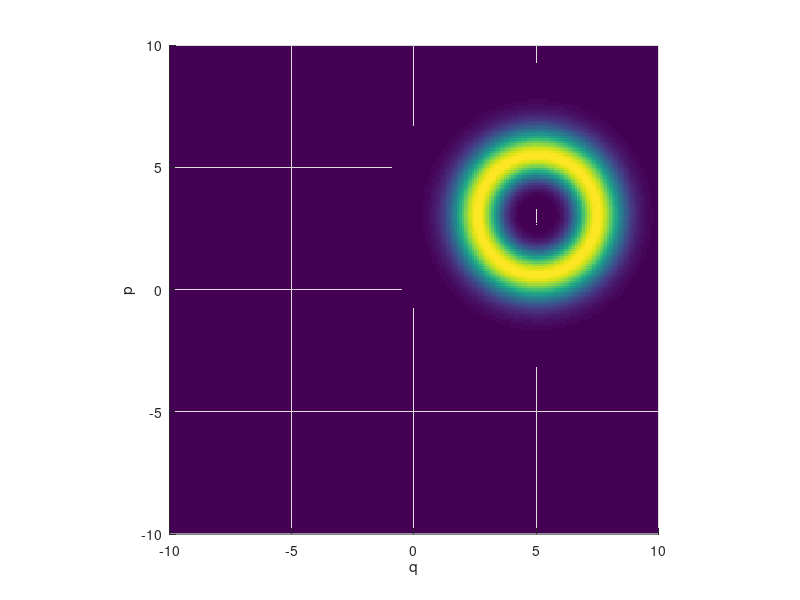

Reproduce this figure in MATLAB. (Note: this script raises an error after producing the figure.)
clear all
N=100;

k=sqrt(linspace(1,N-1,N-1));
s=1;
a=diag(k,1);
ac=diag(k,-1);
%gam=0;

Q=sqrt(0.5)*(a+ac);
P=1i*sqrt(0.5)*(ac-a);
q0=5; 
p0=3;
z0=sqrt(0.5)*(q0+p0*1i); %Centre of Gaussian (Amplitude of Coherent State)
omega = 1.0;
gamma = 0.00;
beta = 0.25;
delta = 0;
kappa = 0.0;
epsilon=1.0;

H=(omega-1i*gamma)*(ac*a)+(beta-1i*delta)*(ac*ac*a*a)+(kappa-1i*epsilon)*Q;


%initial state in harmonic oscillator basis:
psi0=zeros(N,1);

psi0(1)=0;
psi0(3)=0;
psi0(4)=1;

psi0=expm(z0*ac-conj(z0)*a)*psi0;


%grid for Husimi plot
D=200;
q=linspace(-10, 10,D);
p=linspace(-10,10,D);

[QH,PH]=meshgrid(q,p);
z=sqrt(0.5)*(QH+i*PH);

%Husimi distribution of initial state:
S=zeros(D,D);
exa=exp(-0.5*abs(z).^2);
for n=1:N
    k=n-1;
    S=S+exa.*conj(z).^k/sqrt(factorial(k))*psi0(n);
end
S=abs(S).^2;

surf(q,p,S,'linestyle','none');
%z = get(h,'ZData');
%set(h,'ZData',z-10);
%caxis([0 1])
view(2)
  axis square
 xlabel('q')
 ylabel('p')

%  
 %time evolution and Husimi functions of time evolution:
 %T=[0.5;2;5;8];
 %T=[pi/4;pi/2;pi];
 T=linspace(0,2*pi,401);
 %T=2*pi;
vidObj=VideoWriter('test3.mp4','MPEG-4')
open(vidObj);
 for ind_t=1:length(T)
     
t=T(ind_t); 
 psi=expm(-1i*H*t)*psi0;

 norm(ind_t)=psi'*psi;
  z_exp(ind_t)=psi'*a*psi/norm(ind_t);
 
%  if mod(ind_t,10)==0
  S=zeros(D,D);
exa=exp(-0.5*abs(z).^2);
for n=1:N
    k=n-1;
    S=S+exa.*conj(z).^k/sqrt(factorial(k))*psi(n);
end
S=abs(S).^2;
 
figure(1)

surf(q,p,S,'linestyle','none');
%z = get(h,'ZData');
%set(h,'ZData',z-10);
%caxis([0 1])
view(2)
  axis square
 xlabel('q')
 ylabel('p')
 title(['t=',num2str(t/pi,'%.2f')])

currFrame = getframe(gcf);
       writeVideo(vidObj,currFrame);
%   hold on 
%   plot(real(z_exp)*sqrt(2),imag(z_exp)*sqrt(2),'w','linewidth',1)
%   pause(0.1)
%   hold off
 end 
 close(vidObj);
% end
% figure
% hold on
%plot(real(z_exp)*sqrt(2),imag(z_exp)*sqrt(2),'m')

 